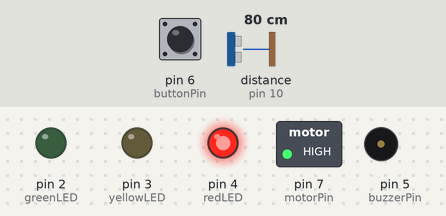
This sketch was run on a simulated Arduino Uno, built with avr-gcc and run on an emulated ATmega328P. Parts: switched loads named in the sketch (green lamp = pin HIGH), output pins drawn as LEDs (lit = HIGH), buzzer (waves = sounding). Wiring (inferred from the names in the program): ultrasonic range finder: trigger pin 9; echo pin 10. The inputs (shaded band) are chosen by the test bench; at power-on: distance to the obstacle (sensor on pin 10) 80 cm, pin 6 (buttonPin) HIGH. The echo pulse lasts 58.3 µs per cm; pins used as bus, display or sensor lines are not drawn; what the sketch prints to the serial monitor is not drawn.

Above: at 1.2 s.
1.3 s: distance to the obstacle (sensor on pin 10) set to 13 cm
4.4 s: distance to the obstacle (sensor on pin 10) set to 10 cm
At 5.7 s:
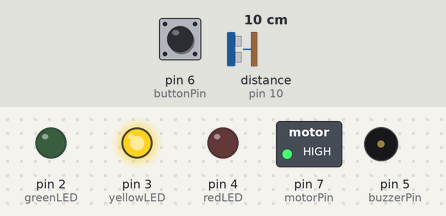
6.0 s: distance to the obstacle (sensor on pin 10) set to 2 cm
At 6.8 s:
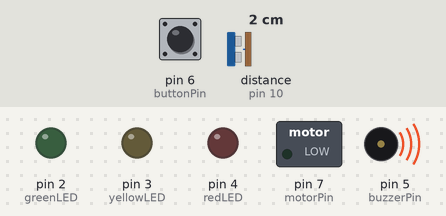
9.1 s: pin 6 (buttonPin) pulled LOW for 1 s
At 10.9 s:
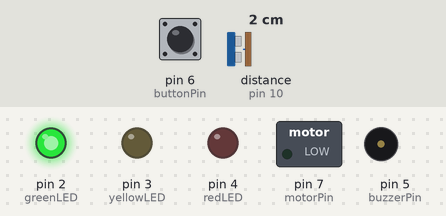
12.5 s: distance to the obstacle (sensor on pin 10) set to 4 cm
At 13.2 s:
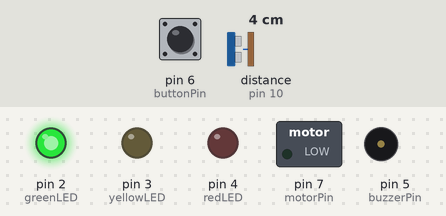
15.5 s: distance to the obstacle (sensor on pin 10) set to 9 cm
At 16.6 s:
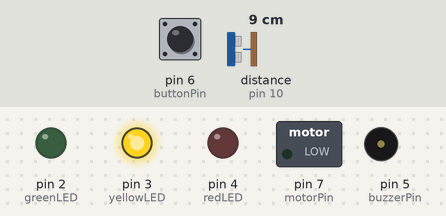
Timing chart, 0 to 18.0 s (numbered marks = the images above; inputs shaded):
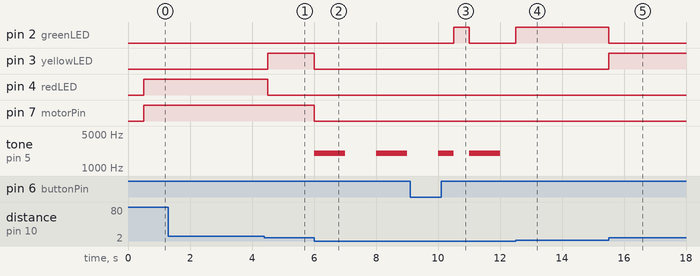

The sketch:

smart_tank_overflow_alert.ino
```cpp
// ==========================================
// SMART WATER TANK MONITORING SYSTEM
// Arduino UNO R3
// HC-SR04 + LEDs + Buzzer + Push Button + Motor
// ==========================================

// Ultrasonic sensor pins
const int trigPin = 9;
const int echoPin = 10;

// LED pins
const int greenLED = 2;
const int yellowLED = 3;
const int redLED = 4;

// Other component pins
const int buzzerPin = 5;
const int buttonPin = 6;
const int motorPin = 7;

// Tank configuration
const float tankHeightCm = 16.0;
const float tankCapacityLitres = 1.0;

// Water-level thresholds
const float lowLevel = 25.0;
const float fullLevel = 95.0;

// Sensor settings
float emptyDistanceCm = 16.0;

// Reading variables
float distanceCm = 0;
float waterHeightCm = 0;
float waterLevelPercent = 0;
float waterLevelLitres = 0;

// Usage tracking
float waterConsumedLitres = 0;
float previousWaterLevelLitres = -1;

// Pump status
bool pumpOn = false;

// Timing
unsigned long lastSensorRead = 0;
unsigned long lastSerialSend = 0;
unsigned long lastBuzzerTime = 0;

// Button handling
bool buttonPressed = false;
bool longPressHandled = false;
unsigned long buttonPressTime = 0;

// Buzzer handling
bool buzzerOn = false;

// ==========================================
// READ ULTRASONIC SENSOR
// ==========================================

float readDistance() {
  digitalWrite(trigPin, LOW);
  delayMicroseconds(2);

  digitalWrite(trigPin, HIGH);
  delayMicroseconds(10);
  digitalWrite(trigPin, LOW);

  unsigned long duration = pulseIn(echoPin, HIGH, 30000);

  if (duration == 0) {
    return -1;
  }

  float distance = duration * 0.0343 / 2.0;

  if (distance < 2 || distance > 400) {
    return -1;
  }

  return distance;
}

// ==========================================
// UPDATE WATER LEVEL
// ==========================================

void updateWaterLevel() {

  distanceCm = readDistance();

  if (distanceCm < 0) {
    waterLevelPercent = -1;
    waterLevelLitres = 0;
    return;
  }

  waterHeightCm = emptyDistanceCm - distanceCm;

  waterHeightCm = constrain(
    waterHeightCm,
    0,
    tankHeightCm
  );

  waterLevelPercent =
    (waterHeightCm / tankHeightCm) * 100.0;

  waterLevelPercent = constrain(
    waterLevelPercent,
    0,
    100
  );

  waterLevelLitres =
    (waterLevelPercent / 100.0) *
    tankCapacityLitres;

  // Estimate consumption when the water level decreases
  if (previousWaterLevelLitres >= 0) {

    float difference =
      previousWaterLevelLitres - waterLevelLitres;

    if (difference > 0) {
      waterConsumedLitres += difference;
    }
  }

  previousWaterLevelLitres = waterLevelLitres;
}

// ==========================================
// LED INDICATORS
// ==========================================

void updateLEDs() {

  if (waterLevelPercent < 0) {
    digitalWrite(greenLED, LOW);
    digitalWrite(yellowLED, LOW);
    digitalWrite(redLED, LOW);
    return;
  }

  if (waterLevelPercent < 30) {

    digitalWrite(greenLED, LOW);
    digitalWrite(yellowLED, LOW);
    digitalWrite(redLED, HIGH);

  } else if (waterLevelPercent < 70) {

    digitalWrite(greenLED, LOW);
    digitalWrite(yellowLED, HIGH);
    digitalWrite(redLED, LOW);

  } else {

    digitalWrite(greenLED, HIGH);
    digitalWrite(yellowLED, LOW);
    digitalWrite(redLED, LOW);
  }
}

// ==========================================
// PUMP CONTROL
// ==========================================

void updatePump() {

  // Sensor error: keep motor OFF
  if (waterLevelPercent < 0) {
    pumpOn = false;
  }

  // Start pump when water level is low
  else if (waterLevelPercent <= lowLevel) {
    pumpOn = true;
  }

  // Stop pump when tank is nearly full
  else if (waterLevelPercent >= fullLevel) {
    pumpOn = false;
  }

  digitalWrite(
    motorPin,
    pumpOn ? HIGH : LOW
  );
}

// ==========================================
// BUZZER ALERTS
// ==========================================

void updateBuzzer() {

  unsigned long currentTime = millis();

  bool alertRequired =
    waterLevelPercent < 0 ||
    waterLevelPercent >= fullLevel;

  if (!alertRequired) {
    noTone(buzzerPin);
    buzzerOn = false;
    return;
  }

  if (currentTime - lastBuzzerTime >= 1000) {

    lastBuzzerTime = currentTime;
    buzzerOn = !buzzerOn;

    if (buzzerOn) {
      tone(buzzerPin, 2000);
    } else {
      noTone(buzzerPin);
    }
  }
}

// ==========================================
// BUTTON FUNCTIONALITY
// Short press: Calibrate empty tank
// Long press: Display usage statistics
// ==========================================

void updateButton() {

  bool currentState = digitalRead(buttonPin);
  unsigned long currentTime = millis();

  if (currentState == LOW && !buttonPressed) {

    buttonPressed = true;
    longPressHandled = false;
    buttonPressTime = currentTime;
  }

  if (buttonPressed && currentState == LOW) {

    if (
      !longPressHandled &&
      currentTime - buttonPressTime >= 1000
    ) {

      longPressHandled = true;

      Serial.println(
        "EVENT: USAGE STATISTICS"
      );

      Serial.print(
        "Water consumed: "
      );

      Serial.print(waterConsumedLitres, 3);
      Serial.println(" litres");
    }
  }

  if (buttonPressed && currentState == HIGH) {

    if (!longPressHandled) {

      if (distanceCm > 0) {

        emptyDistanceCm = distanceCm;

        Serial.println(
          "Empty tank calibration successful"
        );
      }
    }

    buttonPressed = false;
  }
}

// ==========================================
// SEND DATA THROUGH SERIAL
// ==========================================

void sendSerialData() {

  if (waterLevelPercent < 0) {
    return;
  }

  Serial.print("{\"waterLevelPercent\":");
  Serial.print(waterLevelPercent, 2);

  Serial.print(",\"waterLevelLitres\":");
  Serial.print(waterLevelLitres, 3);

  Serial.print(",\"waterConsumedLitres\":");
  Serial.print(waterConsumedLitres, 3);

  // No energy sensor is included in this component list.
  // Therefore, actual energy consumption is not measured.
  Serial.print(",\"energyUsedKwh\":0");

  Serial.print(",\"pumpStatus\":\"");
  Serial.print(pumpOn ? "ON" : "OFF");

  Serial.print("\",\"source\":\"ARDUINO\"}");

  Serial.println();
}

// ==========================================
// SETUP
// ==========================================

void setup() {

  Serial.begin(9600);

  pinMode(trigPin, OUTPUT);
  pinMode(echoPin, INPUT);

  pinMode(greenLED, OUTPUT);
  pinMode(yellowLED, OUTPUT);
  pinMode(redLED, OUTPUT);

  pinMode(buzzerPin, OUTPUT);
  pinMode(motorPin, OUTPUT);

  pinMode(buttonPin, INPUT_PULLUP);

  digitalWrite(motorPin, LOW);

  Serial.println(
    "SmartTank Arduino System Started"
  );
}

// ==========================================
// MAIN LOOP
// ==========================================

void loop() {

  unsigned long currentTime = millis();

  updateButton();

  // Read sensor every 500 milliseconds
  if (currentTime - lastSensorRead >= 500) {

    lastSensorRead = currentTime;

    updateWaterLevel();
    updateLEDs();
    updatePump();
    updateBuzzer();
  }

  // Send readings every 2 seconds
  if (currentTime - lastSerialSend >= 2000) {

    lastSerialSend = currentTime;

    sendSerialData();
  }
}
```

Measured:
- the behaviour switches between 12 and 11 cm on distance to the obstacle (sensor on pin 10) (found by bisection; images 0 and 1)
- after the input at 1.3 s, every drawn part: stays the same
- after the input at 4.4 s, pin 3 (yellowLED): LOW → HIGH after 0.10 s; pin 4 (redLED): HIGH → LOW after 0.10 s
- after the input at 6.0 s, pin 3 (yellowLED), pin 7 (motorPin): HIGH → LOW at once; tone on pin 5 (buzzerPin): alternates 2000 Hz for 1.0 s and silent for 1.0 s, starting at once
- after the input at 9.1 s, pin 2 (greenLED): LOW → HIGH after 1.4 s, → LOW 0.50 s later
- after the input at 12.5 s, pin 2 (greenLED): LOW → HIGH at once; tone on pin 5 (buzzerPin): stays silent (without the input it goes to 2000 Hz after 0.50 s)
- after the input at 15.5 s, pin 2 (greenLED): HIGH → LOW at once; pin 3 (yellowLED): LOW → HIGH at once
